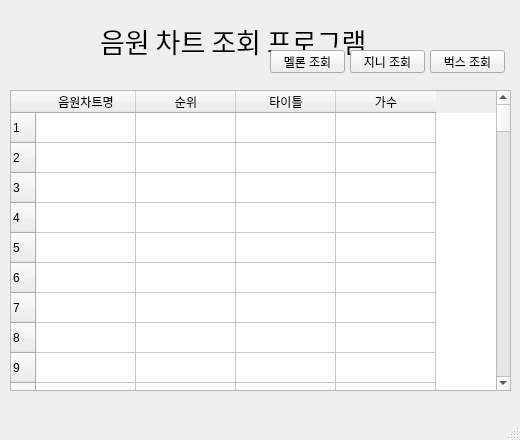
<?xml version="1.0" encoding="UTF-8"?>
<ui version="4.0">
 <class>MainWindow</class>
 <widget class="QMainWindow" name="MainWindow">
  <property name="geometry">
   <rect>
    <x>0</x>
    <y>0</y>
    <width>520</width>
    <height>440</height>
   </rect>
  </property>
  <property name="windowTitle">
   <string>MainWindow</string>
  </property>
  <widget class="QWidget" name="centralwidget">
   <widget class="QLabel" name="label">
    <property name="geometry">
     <rect>
      <x>100</x>
      <y>20</y>
      <width>291</width>
      <height>41</height>
     </rect>
    </property>
    <property name="font">
     <font>
      <family>Adobe Devanagari</family>
      <pointsize>20</pointsize>
     </font>
    </property>
    <property name="text">
     <string>음원 차트 조회 프로그램</string>
    </property>
   </widget>
   <widget class="QPushButton" name="pushButton">
    <property name="geometry">
     <rect>
      <x>430</x>
      <y>50</y>
      <width>75</width>
      <height>23</height>
     </rect>
    </property>
    <property name="text">
     <string>벅스 조회</string>
    </property>
   </widget>
   <widget class="QTableWidget" name="tableWidget">
    <property name="geometry">
     <rect>
      <x>10</x>
      <y>90</y>
      <width>501</width>
      <height>301</height>
     </rect>
    </property>
    <property name="rowCount">
     <number>100</number>
    </property>
    <row/>
    <row/>
    <row/>
    <row/>
    <row/>
    <row/>
    <row/>
    <row/>
    <row/>
    <row/>
    <row/>
    <row/>
    <row/>
    <row/>
    <row/>
    <row/>
    <row/>
    <row/>
    <row/>
    <row/>
    <row/>
    <row/>
    <row/>
    <row/>
    <row/>
    <row/>
    <row/>
    <row/>
    <row/>
    <row/>
    <row/>
    <row/>
    <row/>
    <row/>
    <row/>
    <row/>
    <row/>
    <row/>
    <row/>
    <row/>
    <row/>
    <row/>
    <row/>
    <row/>
    <row/>
    <row/>
    <row/>
    <row/>
    <row/>
    <row/>
    <row/>
    <row/>
    <row/>
    <row/>
    <row/>
    <row/>
    <row/>
    <row/>
    <row/>
    <row/>
    <row/>
    <row/>
    <row/>
    <row/>
    <row/>
    <row/>
    <row/>
    <row/>
    <row/>
    <row/>
    <row/>
    <row/>
    <row/>
    <row/>
    <row/>
    <row/>
    <row/>
    <row/>
    <row/>
    <row/>
    <row/>
    <row/>
    <row/>
    <row/>
    <row/>
    <row/>
    <row/>
    <row/>
    <row/>
    <row/>
    <row/>
    <row/>
    <row/>
    <row/>
    <row/>
    <row/>
    <row/>
    <row/>
    <row/>
    <row/>
    <column>
     <property name="text">
      <string>음원차트명</string>
     </property>
    </column>
    <column>
     <property name="text">
      <string>순위</string>
     </property>
    </column>
    <column>
     <property name="text">
      <string>타이틀</string>
     </property>
    </column>
    <column>
     <property name="text">
      <string>가수</string>
     </property>
    </column>
   </widget>
   <widget class="QPushButton" name="pushButton_2">
    <property name="geometry">
     <rect>
      <x>350</x>
      <y>50</y>
      <width>75</width>
      <height>23</height>
     </rect>
    </property>
    <property name="text">
     <string>지니 조회</string>
    </property>
   </widget>
   <widget class="QPushButton" name="pushButton_3">
    <property name="geometry">
     <rect>
      <x>270</x>
      <y>50</y>
      <width>75</width>
      <height>23</height>
     </rect>
    </property>
    <property name="text">
     <string>멜론 조회</string>
    </property>
   </widget>
  </widget>
  <widget class="QMenuBar" name="menubar">
   <property name="geometry">
    <rect>
     <x>0</x>
     <y>0</y>
     <width>520</width>
     <height>21</height>
    </rect>
   </property>
  </widget>
  <widget class="QStatusBar" name="statusbar"/>
 </widget>
 <resources/>
 <connections/>
</ui>
